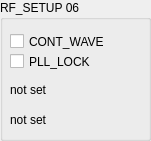
        <widget class="QGroupBox" name="groupBox_9">
         <property name="geometry">
          <rect>
           <x>160</x>
           <y>400</y>
           <width>151</width>
           <height>141</height>
          </rect>
         </property>
         <property name="title">
          <string>RF_SETUP 06</string>
         </property>
         <widget class="QCheckBox" name="cbCONT_WAVE">
          <property name="geometry">
           <rect>
            <x>10</x>
            <y>30</y>
            <width>141</width>
            <height>23</height>
           </rect>
          </property>
          <property name="toolTip">
           <string>06:7</string>
          </property>
          <property name="text">
           <string>CONT_WAVE</string>
          </property>
         </widget>
         <widget class="QLabel" name="lRF_DR">
          <property name="geometry">
           <rect>
            <x>10</x>
            <y>80</y>
            <width>141</width>
            <height>19</height>
           </rect>
          </property>
          <property name="toolTip">
           <string>06:3,5</string>
          </property>
          <property name="text">
           <string>not set</string>
          </property>
         </widget>
         <widget class="QCheckBox" name="cbPLL_LOCK">
          <property name="geometry">
           <rect>
            <x>10</x>
            <y>50</y>
            <width>141</width>
            <height>23</height>
           </rect>
          </property>
          <property name="toolTip">
           <string>06:4</string>
          </property>
          <property name="text">
           <string>PLL_LOCK</string>
          </property>
         </widget>
         <widget class="QLabel" name="lRF_PWR">
          <property name="geometry">
           <rect>
            <x>10</x>
            <y>110</y>
            <width>141</width>
            <height>19</height>
           </rect>
          </property>
          <property name="toolTip">
           <string>06:2-1</string>
          </property>
          <property name="text">
           <string>not set</string>
          </property>
         </widget>
        </widget>
